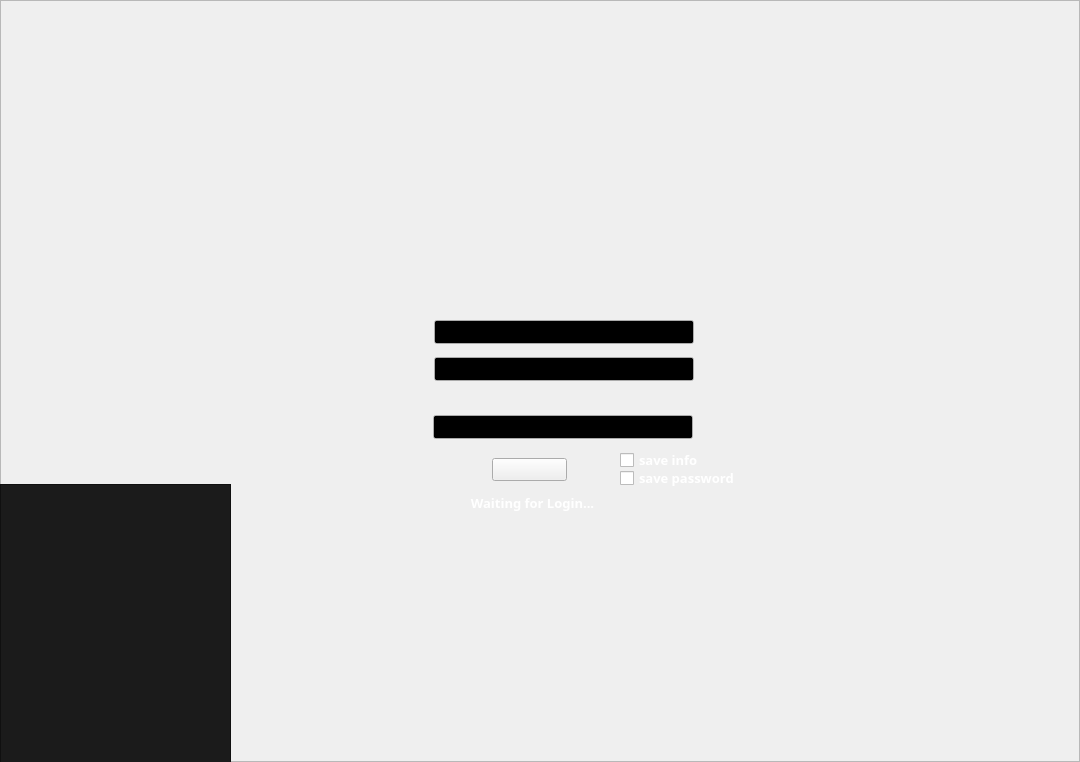
   <widget class="QFrame" name="LOGIN">
    <property name="geometry">
     <rect>
      <x>0</x>
      <y>1000</y>
      <width>1080</width>
      <height>762</height>
     </rect>
    </property>
    <property name="frameShape">
     <enum>QFrame::StyledPanel</enum>
    </property>
    <property name="frameShadow">
     <enum>QFrame::Raised</enum>
    </property>
    <widget class="QLabel" name="Login_B">
     <property name="geometry">
      <rect>
       <x>0</x>
       <y>0</y>
       <width>1080</width>
       <height>764</height>
      </rect>
     </property>
     <property name="styleSheet">
      <string notr="true">border-image: url(:/Res/Login_back.jpg);</string>
     </property>
    </widget>
    <widget class="QLabel" name="label_2">
     <property name="geometry">
      <rect>
       <x>310</x>
       <y>260</y>
       <width>450</width>
       <height>265</height>
      </rect>
     </property>
     <property name="styleSheet">
      <string notr="true">border-image: url(:/Res/Login.png);</string>
     </property>
    </widget>
    <widget class="QListWidget" name="List_IP">
     <property name="geometry">
      <rect>
       <x>0</x>
       <y>484</y>
       <width>231</width>
       <height>281</height>
      </rect>
     </property>
     <property name="palette">
      <palette>
       <active>
        <colorrole role="Text">
         <brush brushstyle="SolidPattern">
          <color alpha="255">
           <red>255</red>
           <green>255</green>
           <blue>255</blue>
          </color>
         </brush>
        </colorrole>
        <colorrole role="Base">
         <brush brushstyle="SolidPattern">
          <color alpha="255">
           <red>27</red>
           <green>27</green>
           <blue>27</blue>
          </color>
         </brush>
        </colorrole>
        <colorrole role="Window">
         <brush brushstyle="SolidPattern">
          <color alpha="255">
           <red>21</red>
           <green>21</green>
           <blue>21</blue>
          </color>
         </brush>
        </colorrole>
       </active>
       <inactive>
        <colorrole role="Text">
         <brush brushstyle="SolidPattern">
          <color alpha="255">
           <red>255</red>
           <green>255</green>
           <blue>255</blue>
          </color>
         </brush>
        </colorrole>
        <colorrole role="Base">
         <brush brushstyle="SolidPattern">
          <color alpha="255">
           <red>27</red>
           <green>27</green>
           <blue>27</blue>
          </color>
         </brush>
        </colorrole>
        <colorrole role="Window">
         <brush brushstyle="SolidPattern">
          <color alpha="255">
           <red>21</red>
           <green>21</green>
           <blue>21</blue>
          </color>
         </brush>
        </colorrole>
       </inactive>
       <disabled>
        <colorrole role="Text">
         <brush brushstyle="SolidPattern">
          <color alpha="255">
           <red>120</red>
           <green>120</green>
           <blue>120</blue>
          </color>
         </brush>
        </colorrole>
        <colorrole role="Base">
         <brush brushstyle="SolidPattern">
          <color alpha="255">
           <red>21</red>
           <green>21</green>
           <blue>21</blue>
          </color>
         </brush>
        </colorrole>
        <colorrole role="Window">
         <brush brushstyle="SolidPattern">
          <color alpha="255">
           <red>21</red>
           <green>21</green>
           <blue>21</blue>
          </color>
         </brush>
        </colorrole>
       </disabled>
      </palette>
     </property>
     <property name="font">
      <font>
       <family>Adobe 黑体 Std R</family>
       <pointsize>10</pointsize>
      </font>
     </property>
    </widget>
    <widget class="QPushButton" name="Btn_login">
     <property name="geometry">
      <rect>
       <x>492</x>
       <y>458</y>
       <width>75</width>
       <height>23</height>
      </rect>
     </property>
     <property name="font">
      <font>
       <family>Adobe Gothic Std B</family>
       <pointsize>10</pointsize>
       <weight>75</weight>
       <bold>true</bold>
      </font>
     </property>
     <property name="styleSheet">
      <string notr="true">border-image: url(:/Res/Login_Btn.png);</string>
     </property>
    </widget>
    <widget class="QLabel" name="Text_loginwarn">
     <property name="geometry">
      <rect>
       <x>382</x>
       <y>493</y>
       <width>301</width>
       <height>21</height>
      </rect>
     </property>
     <property name="font">
      <font>
       <family>Adobe Gothic Std B</family>
       <pointsize>10</pointsize>
       <weight>75</weight>
       <bold>true</bold>
      </font>
     </property>
     <property name="text">
      <string>&lt;html&gt;&lt;head/&gt;&lt;body&gt;&lt;p&gt;&lt;span style=&quot; color:#ffffff;&quot;&gt;Waiting for Login...&lt;/span&gt;&lt;/p&gt;&lt;/body&gt;&lt;/html&gt;</string>
     </property>
     <property name="alignment">
      <set>Qt::AlignCenter</set>
     </property>
    </widget>
    <widget class="QLabel" name="label_4">
     <property name="geometry">
      <rect>
       <x>0</x>
       <y>450</y>
       <width>128</width>
       <height>36</height>
      </rect>
     </property>
     <property name="text">
      <string>&lt;html&gt;&lt;head/&gt;&lt;body&gt;&lt;p&gt;&lt;img src=&quot;:/Res/ListIP.png&quot;/&gt;&lt;/p&gt;&lt;/body&gt;&lt;/html&gt;</string>
     </property>
    </widget>
    <widget class="QLineEdit" name="TextEdit_UserID">
     <property name="geometry">
      <rect>
       <x>434</x>
       <y>320</y>
       <width>260</width>
       <height>24</height>
      </rect>
     </property>
     <property name="palette">
      <palette>
       <active>
        <colorrole role="Text">
         <brush brushstyle="SolidPattern">
          <color alpha="255">
           <red>255</red>
           <green>255</green>
           <blue>255</blue>
          </color>
         </brush>
        </colorrole>
        <colorrole role="Base">
         <brush brushstyle="SolidPattern">
          <color alpha="255">
           <red>0</red>
           <green>0</green>
           <blue>0</blue>
          </color>
         </brush>
        </colorrole>
       </active>
       <inactive>
        <colorrole role="Text">
         <brush brushstyle="SolidPattern">
          <color alpha="255">
           <red>255</red>
           <green>255</green>
           <blue>255</blue>
          </color>
         </brush>
        </colorrole>
        <colorrole role="Base">
         <brush brushstyle="SolidPattern">
          <color alpha="255">
           <red>0</red>
           <green>0</green>
           <blue>0</blue>
          </color>
         </brush>
        </colorrole>
       </inactive>
       <disabled>
        <colorrole role="Text">
         <brush brushstyle="SolidPattern">
          <color alpha="255">
           <red>120</red>
           <green>120</green>
           <blue>120</blue>
          </color>
         </brush>
        </colorrole>
        <colorrole role="Base">
         <brush brushstyle="SolidPattern">
          <color alpha="255">
           <red>240</red>
           <green>240</green>
           <blue>240</blue>
          </color>
         </brush>
        </colorrole>
       </disabled>
      </palette>
     </property>
     <property name="font">
      <font>
       <family>Calibri</family>
       <pointsize>11</pointsize>
      </font>
     </property>
     <property name="alignment">
      <set>Qt::AlignCenter</set>
     </property>
    </widget>
    <widget class="QLineEdit" name="TextEdit_PWD">
     <property name="geometry">
      <rect>
       <x>433</x>
       <y>415</y>
       <width>260</width>
       <height>24</height>
      </rect>
     </property>
     <property name="palette">
      <palette>
       <active>
        <colorrole role="Text">
         <brush brushstyle="SolidPattern">
          <color alpha="255">
           <red>255</red>
           <green>255</green>
           <blue>255</blue>
          </color>
         </brush>
        </colorrole>
        <colorrole role="Base">
         <brush brushstyle="SolidPattern">
          <color alpha="255">
           <red>0</red>
           <green>0</green>
           <blue>0</blue>
          </color>
         </brush>
        </colorrole>
       </active>
       <inactive>
        <colorrole role="Text">
         <brush brushstyle="SolidPattern">
          <color alpha="255">
           <red>255</red>
           <green>255</green>
           <blue>255</blue>
          </color>
         </brush>
        </colorrole>
        <colorrole role="Base">
         <brush brushstyle="SolidPattern">
          <color alpha="255">
           <red>0</red>
           <green>0</green>
           <blue>0</blue>
          </color>
         </brush>
        </colorrole>
       </inactive>
       <disabled>
        <colorrole role="Text">
         <brush brushstyle="SolidPattern">
          <color alpha="255">
           <red>120</red>
           <green>120</green>
           <blue>120</blue>
          </color>
         </brush>
        </colorrole>
        <colorrole role="Base">
         <brush brushstyle="SolidPattern">
          <color alpha="255">
           <red>240</red>
           <green>240</green>
           <blue>240</blue>
          </color>
         </brush>
        </colorrole>
       </disabled>
      </palette>
     </property>
     <property name="font">
      <font>
       <family>Cambria</family>
       <pointsize>11</pointsize>
      </font>
     </property>
     <property name="alignment">
      <set>Qt::AlignCenter</set>
     </property>
    </widget>
    <widget class="QLineEdit" name="TextEdit_HostID">
     <property name="geometry">
      <rect>
       <x>434</x>
       <y>357</y>
       <width>260</width>
       <height>24</height>
      </rect>
     </property>
     <property name="palette">
      <palette>
       <active>
        <colorrole role="Text">
         <brush brushstyle="SolidPattern">
          <color alpha="255">
           <red>255</red>
           <green>255</green>
           <blue>255</blue>
          </color>
         </brush>
        </colorrole>
        <colorrole role="Base">
         <brush brushstyle="SolidPattern">
          <color alpha="255">
           <red>0</red>
           <green>0</green>
           <blue>0</blue>
          </color>
         </brush>
        </colorrole>
       </active>
       <inactive>
        <colorrole role="Text">
         <brush brushstyle="SolidPattern">
          <color alpha="255">
           <red>255</red>
           <green>255</green>
           <blue>255</blue>
          </color>
         </brush>
        </colorrole>
        <colorrole role="Base">
         <brush brushstyle="SolidPattern">
          <color alpha="255">
           <red>0</red>
           <green>0</green>
           <blue>0</blue>
          </color>
         </brush>
        </colorrole>
       </inactive>
       <disabled>
        <colorrole role="Text">
         <brush brushstyle="SolidPattern">
          <color alpha="255">
           <red>120</red>
           <green>120</green>
           <blue>120</blue>
          </color>
         </brush>
        </colorrole>
        <colorrole role="Base">
         <brush brushstyle="SolidPattern">
          <color alpha="255">
           <red>240</red>
           <green>240</green>
           <blue>240</blue>
          </color>
         </brush>
        </colorrole>
       </disabled>
      </palette>
     </property>
     <property name="font">
      <font>
       <family>Cambria</family>
       <pointsize>11</pointsize>
      </font>
     </property>
     <property name="alignment">
      <set>Qt::AlignCenter</set>
     </property>
    </widget>
    <widget class="QCheckBox" name="Check_AddIP">
     <property name="geometry">
      <rect>
       <x>620</x>
       <y>452</y>
       <width>121</width>
       <height>16</height>
      </rect>
     </property>
     <property name="palette">
      <palette>
       <active>
        <colorrole role="WindowText">
         <brush brushstyle="SolidPattern">
          <color alpha="255">
           <red>255</red>
           <green>255</green>
           <blue>255</blue>
          </color>
         </brush>
        </colorrole>
        <colorrole role="Text">
         <brush brushstyle="SolidPattern">
          <color alpha="255">
           <red>255</red>
           <green>255</green>
           <blue>255</blue>
          </color>
         </brush>
        </colorrole>
        <colorrole role="ButtonText">
         <brush brushstyle="SolidPattern">
          <color alpha="255">
           <red>255</red>
           <green>255</green>
           <blue>255</blue>
          </color>
         </brush>
        </colorrole>
       </active>
       <inactive>
        <colorrole role="WindowText">
         <brush brushstyle="SolidPattern">
          <color alpha="255">
           <red>255</red>
           <green>255</green>
           <blue>255</blue>
          </color>
         </brush>
        </colorrole>
        <colorrole role="Text">
         <brush brushstyle="SolidPattern">
          <color alpha="255">
           <red>255</red>
           <green>255</green>
           <blue>255</blue>
          </color>
         </brush>
        </colorrole>
        <colorrole role="ButtonText">
         <brush brushstyle="SolidPattern">
          <color alpha="255">
           <red>255</red>
           <green>255</green>
           <blue>255</blue>
          </color>
         </brush>
        </colorrole>
       </inactive>
       <disabled>
        <colorrole role="WindowText">
         <brush brushstyle="SolidPattern">
          <color alpha="255">
           <red>120</red>
           <green>120</green>
           <blue>120</blue>
          </color>
         </brush>
        </colorrole>
        <colorrole role="Text">
         <brush brushstyle="SolidPattern">
          <color alpha="255">
           <red>120</red>
           <green>120</green>
           <blue>120</blue>
          </color>
         </brush>
        </colorrole>
        <colorrole role="ButtonText">
         <brush brushstyle="SolidPattern">
          <color alpha="255">
           <red>120</red>
           <green>120</green>
           <blue>120</blue>
          </color>
         </brush>
        </colorrole>
       </disabled>
      </palette>
     </property>
     <property name="font">
      <font>
       <family>Adobe 黑体 Std R</family>
       <pointsize>10</pointsize>
       <weight>75</weight>
       <bold>true</bold>
      </font>
     </property>
     <property name="text">
      <string>save info</string>
     </property>
    </widget>
    <widget class="QCheckBox" name="Check_Savepwd">
     <property name="geometry">
      <rect>
       <x>620</x>
       <y>470</y>
       <width>121</width>
       <height>16</height>
      </rect>
     </property>
     <property name="palette">
      <palette>
       <active>
        <colorrole role="WindowText">
         <brush brushstyle="SolidPattern">
          <color alpha="255">
           <red>255</red>
           <green>255</green>
           <blue>255</blue>
          </color>
         </brush>
        </colorrole>
        <colorrole role="Text">
         <brush brushstyle="SolidPattern">
          <color alpha="255">
           <red>255</red>
           <green>255</green>
           <blue>255</blue>
          </color>
         </brush>
        </colorrole>
        <colorrole role="ButtonText">
         <brush brushstyle="SolidPattern">
          <color alpha="255">
           <red>255</red>
           <green>255</green>
           <blue>255</blue>
          </color>
         </brush>
        </colorrole>
       </active>
       <inactive>
        <colorrole role="WindowText">
         <brush brushstyle="SolidPattern">
          <color alpha="255">
           <red>255</red>
           <green>255</green>
           <blue>255</blue>
          </color>
         </brush>
        </colorrole>
        <colorrole role="Text">
         <brush brushstyle="SolidPattern">
          <color alpha="255">
           <red>255</red>
           <green>255</green>
           <blue>255</blue>
          </color>
         </brush>
        </colorrole>
        <colorrole role="ButtonText">
         <brush brushstyle="SolidPattern">
          <color alpha="255">
           <red>255</red>
           <green>255</green>
           <blue>255</blue>
          </color>
         </brush>
        </colorrole>
       </inactive>
       <disabled>
        <colorrole role="WindowText">
         <brush brushstyle="SolidPattern">
          <color alpha="255">
           <red>120</red>
           <green>120</green>
           <blue>120</blue>
          </color>
         </brush>
        </colorrole>
        <colorrole role="Text">
         <brush brushstyle="SolidPattern">
          <color alpha="255">
           <red>120</red>
           <green>120</green>
           <blue>120</blue>
          </color>
         </brush>
        </colorrole>
        <colorrole role="ButtonText">
         <brush brushstyle="SolidPattern">
          <color alpha="255">
           <red>120</red>
           <green>120</green>
           <blue>120</blue>
          </color>
         </brush>
        </colorrole>
       </disabled>
      </palette>
     </property>
     <property name="font">
      <font>
       <family>Adobe 黑体 Std R</family>
       <pointsize>10</pointsize>
       <weight>75</weight>
       <bold>true</bold>
      </font>
     </property>
     <property name="text">
      <string>save password</string>
     </property>
    </widget>
   </widget>
